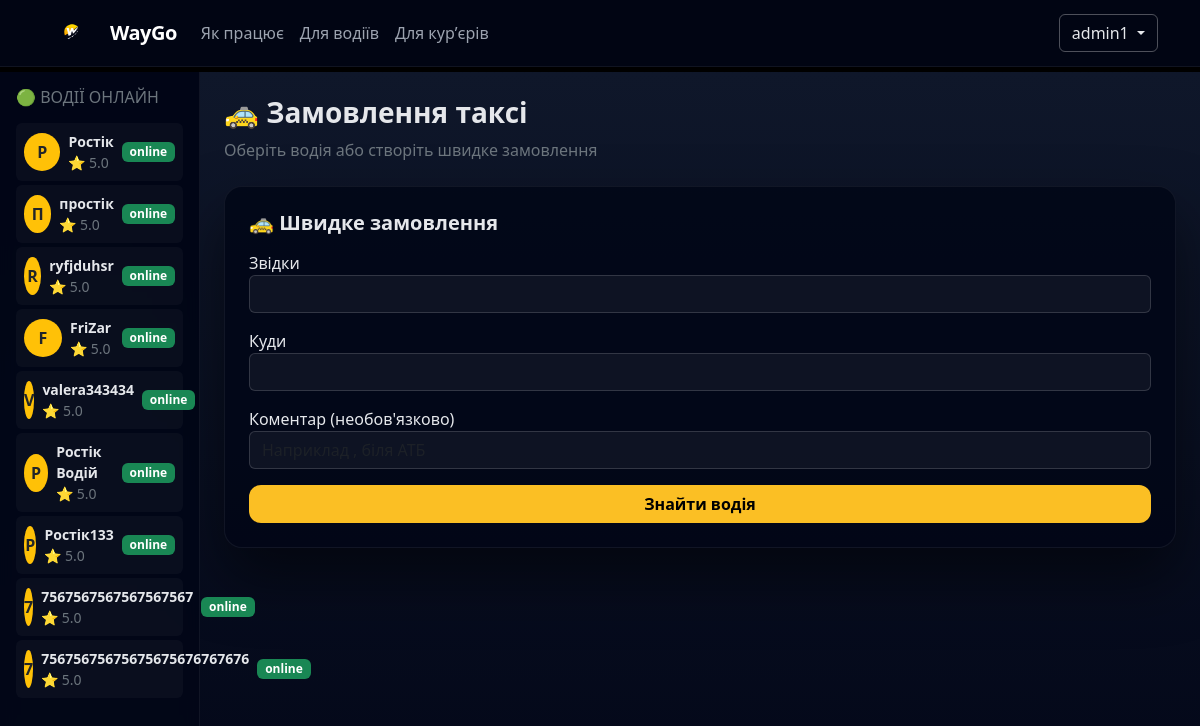
Before: /clients/dashboard/ (signed in) with the older database file.
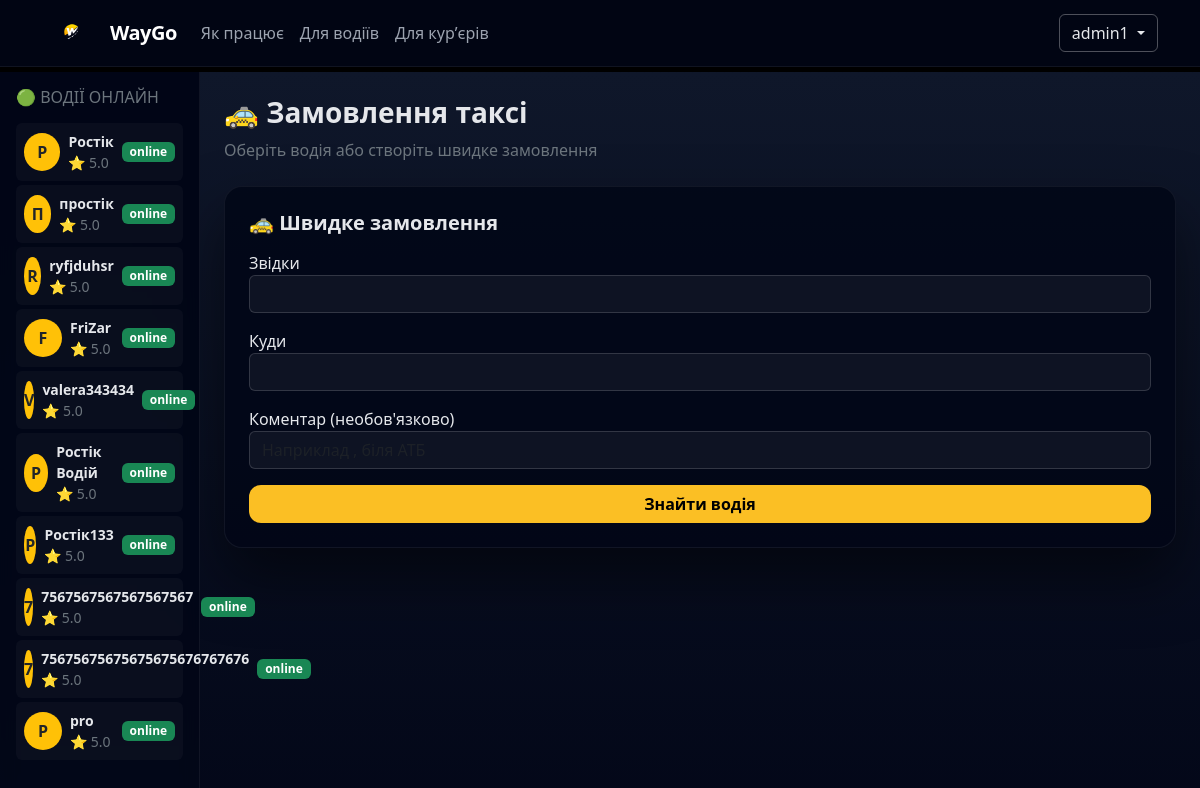
After: the same page with the newer database file.
### drivers/models.py (models this page shows, shortened)
class Driver(models.Model):
    user = models.OneToOneField(User,on_delete=models.CASCADE,related_name="driver")
    car_model = models.CharField(max_length=30,verbose_name="Модель авто")
    car_number = models.CharField(max_length=20,verbose_name="Номер машини")
    rating = models.FloatField(default=5.0)
    city = models.CharField(max_length=50)
    is_online  = models.BooleanField(default=False,verbose_name="Онлайн")
    create_at = models.DateTimeField(auto_now_add=True)

### users/models.py (models this page shows, shortened)
class User(AbstractUser):
    ROLE_CHOICE = (
        ("client", "Client"),
        ("driver", "Driver"),
        ("courier", "Courier"),
    )
    phone = models.CharField(max_length=20, unique=True)
    role = models.CharField(max_length=30,choices=ROLE_CHOICE,default="client")

### clients/views.py (the view, shortened to what this page needs)
# urls.py: path("dashboard/", client_dashboard, name="client-dashboard"),
@login_required
def client_dashboard(request):
    online_drivers = Driver.objects.filter(is_online=True)
    active_order = TaxiOrder.objects.filter(
        client=request.user
    ).order_by("-create_at").first()
    return render(request, "clients/dashboard.html" , {"online_drivers":online_drivers,"active_order":active_order})

### templates/clients/dashboard.html (shortened to what this page needs)
{% extends "base.html" %}
{% block content %}
{% load static %}
<div class="container-fluid client-layout">
    <div class="row vh-100">
        <div class="col-12 col-md-3 col-lg-2 sidebar p-3">
            <h6 class="text-uppercase text-secondary mb-3">
                🟢 Водії онлайн
            </h6>
            {% for driver in online_drivers %}
            <div class="d-flex align-items-center gap-2 p-2 rounded driver-item mb-1">
                <div class="rounded-circle bg-warning text-dark
                            d-flex align-items-center justify-content-center fw-bold"
                     style="width:38px;height:38px;">
                    {{ driver.user.username|slice:":1"|upper }}
                </div>
                <div class="flex-grow-1">
                    <div class="fw-semibold small">{{ driver.user.username }}</div>
                    <div class="text-secondary small">⭐ {{ driver.rating }}</div>
                </div>
                <span class="badge bg-success">online</span>
            </div>
            {% empty %}
                <p class="text-secondary small">Немає водіїв онлайн</p>
            {% endfor %}
        </div>
        <div class="col main-area p-4">
            <h3 class="fw-bold">🚕 Замовлення таксі</h3>
            <p class="text-secondary">Оберіть водія або створіть швидке замовлення</p>
            <div class="order-card mt-4 p-4">
                <div class="card-body">
                    <h5 class="fw-bold mb-3">🚕 Швидке замовлення</h5>
                    <form method="post">
                        <div class="mb-3">
                            <label>Звідки</label>
                            <input id="pickup" name="pickup_address" class="form-control" autocomplete="off">
                        </div>
                        <div class="mb-3">
                            <label>Куди</label>
                            <input id="destination" name="destination_address" class="form-control" autocomplete="off">
                        </div>
                        <div class="mb-3">
                            <label>Коментар (необов'язково)</label>
                            <input id="comment"  name="comment" class="form-control" placeholder="Наприклад , біля АТБ">
                        </div>
                        <button class="btn btn-main w-100">Знайти водія</button>
                    </form>
                </div>
            </div>
        </div>
    </div>
</div>
{% endblock %}

Changed rows visible on the page:
added Driver: user.username "P", user.username "pro", rating "5.0"
